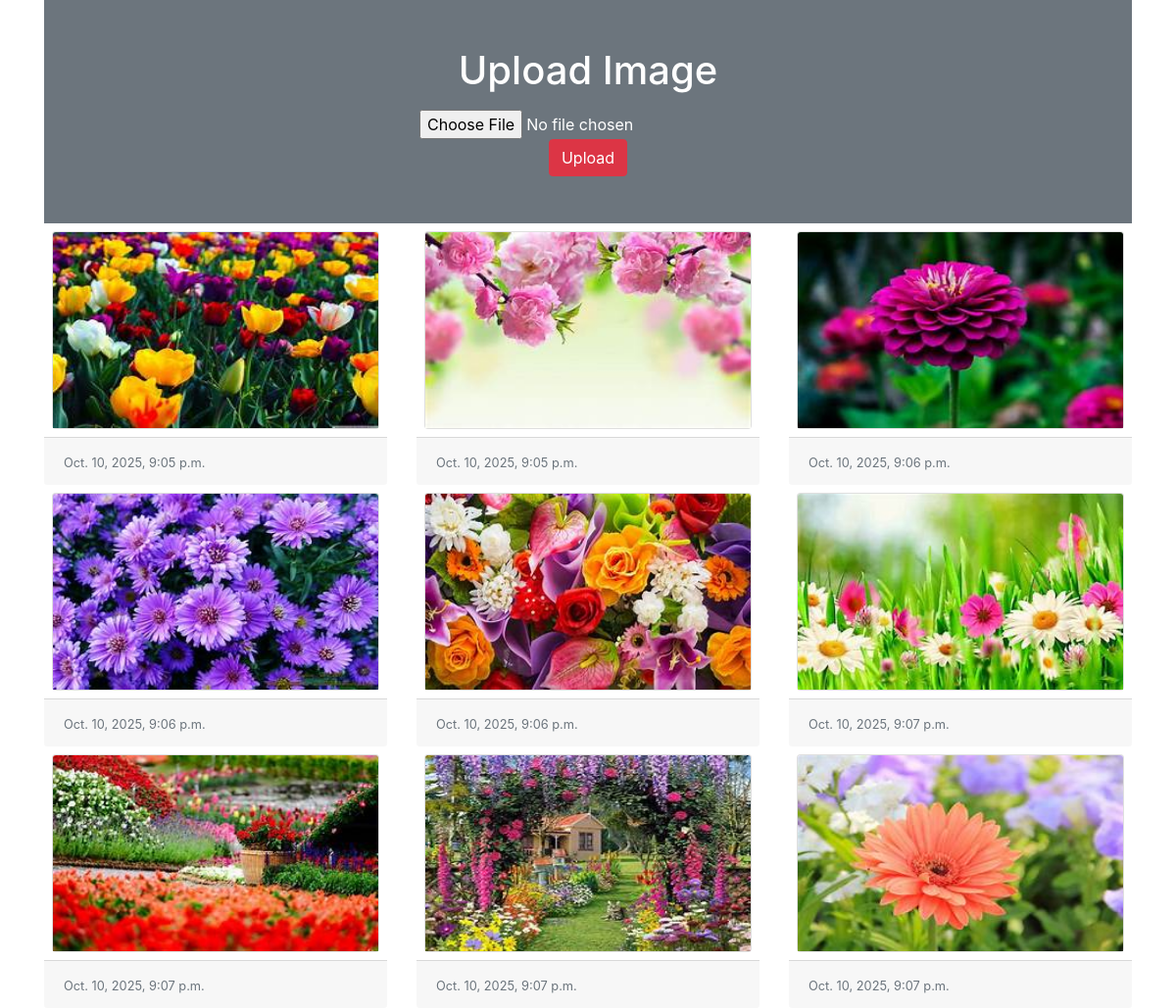
The page / on the database its author committed.
### myapp/models.py (models this page shows)
class Image(models.Model):
    photo = models.ImageField(upload_to="myimage")
    date = models.DateTimeField(auto_now_add=True)

### myapp/views.py (the view)
# urls.py: path('', views.home)
def home(request):
    if request.method == "POST":
        form = ImageForm(request.POST, request.FILES)
        if form.is_valid():
            form.save()
    form = ImageForm()
    img = Image.objects.all()
    return render(request, 'myapp/home.html', {'img':img, 'form':form})

### myapp/forms.py
class ImageForm(forms.ModelForm):
    class Meta:
        model = Image
        fields = '__all__'
        labels = {'photo':''}

### myapp/templates/myapp/home.html (shortened to what this page needs)
<!doctype html>
<html lang="en">
  <head>
    <link rel="stylesheet" href="https://cdn.jsdelivr.net/npm/bootstrap@4.5.3/dist/css/bootstrap.min.css"
>
  </head>
  <body>
    <div class="container">
        <div class="py-5 text-center bg-secondary text-white">
            <h1 class="mb-3">Upload Image</h1>
            <form action="" method="post" enctype="multipart/form-data">
                {{form}}
                <input type="submit" class="btn btn-danger" value="Upload">
            </form>
        </div>
        <div class="row">
            {% for x in img %}
            <div class="col-sm-4">
                <div class="card m-2">
                    <img src="{{x.photo.url}}" alt="" class="card-img-top" height="200px">
                </div>
                <div class="card-footer">
                    <small class="text-muted">{{x.date}}</small> {% comment %}to show date in image {% endcomment %}
                </div>
            </div>
            {% endfor %}
        </div>
    </div>
  </body>
</html>

### rows shown on the page
Image: photo (picture), date "Oct. 10, 2025, 9:05 p.m."
Image: photo (picture), date "Oct. 10, 2025, 9:05 p.m."
Image: photo (picture), date "Oct. 10, 2025, 9:06 p.m."
Image: photo (picture), date "Oct. 10, 2025, 9:06 p.m."
Image: photo (picture), date "Oct. 10, 2025, 9:06 p.m."
Image: photo (picture), date "Oct. 10, 2025, 9:07 p.m."
Image: photo (picture), date "Oct. 10, 2025, 9:07 p.m."
Image: photo (picture), date "Oct. 10, 2025, 9:07 p.m."
Image: photo (picture), date "Oct. 10, 2025, 9:07 p.m."
